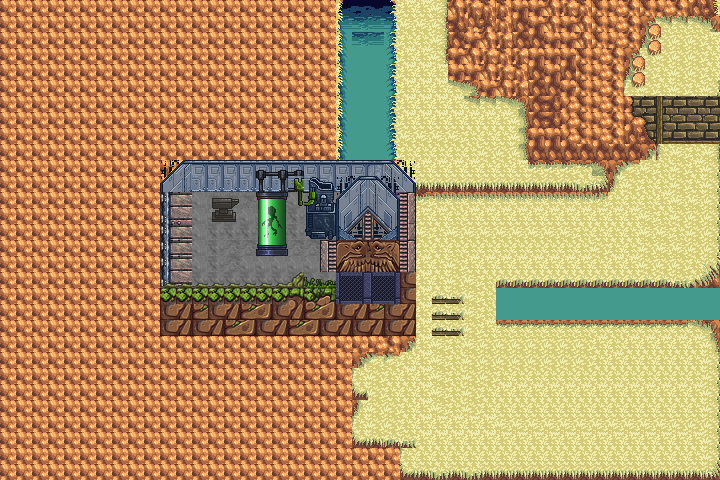

Rendered tile map (Tiled .tmx) drawn with the repository's tilesets; below, a short description and the map source with its tile grids summarised:
An orthogonal 45x30 tile map with 16x16 px tiles, 6 tile layers (Tilelaag 5, Tilelaag 1, Tilelaag 3, Tilelaag 3, ...), 3 tilesets and 1 object.

<map version="1.0" orientation="orthogonal" renderorder="right-down" width="45" height="30" tilewidth="16" tileheight="16" nextobjectid="40">
 <tileset firstgid="1" name="blowharder" tilewidth="16" tileheight="16" tilecount="4408" columns="116">
  <image source="blowharder.png" width="1856" height="608" />
 </tileset>
 <tileset firstgid="4409" name="mountain_landscape" tilewidth="16" tileheight="16" tilecount="1024" columns="32">
  <image source="mountain_landscape.png" width="512" height="512" />
 </tileset>
 <tileset firstgid="5433" name="hyptosis_tile-art-batch-1" tilewidth="16" tileheight="16" tilecount="3600" columns="60">
  <image source="hyptosis_tile-art-batch-1.png" width="960" height="960" />
 </tileset>
 <layer name="Tilelaag 5" width="45" height="30">
  <data>[1350 cells, 174 non-empty, 37 distinct tile ids]</data>
 </layer>
 <layer name="Tilelaag 1" width="45" height="30">
  <data>[1350 cells, 1350 non-empty, 46 distinct tile ids]</data>
 </layer>
 <layer name="Tilelaag 3" width="45" height="30">
  <data>[1350 cells, 230 non-empty, 60 distinct tile ids]</data>
 </layer>
 <layer name="Tilelaag 3" width="45" height="30">
  <data>[1350 cells, 98 non-empty, 31 distinct tile ids]</data>
 </layer>
 <layer name="Tilelaag 4" width="45" height="30">
  <data>[1350 cells, 457 non-empty, 101 distinct tile ids]</data>
 </layer>
 <objectgroup name="collison-layer">
  <object id="38" x="161" y="150" width="253" height="184" />
 </objectgroup>
 <layer name="Tilelaag 6" width="45" height="30">
  <data>[1350 cells, 12 non-empty, 8 distinct tile ids]</data>
 </layer>
</map>
